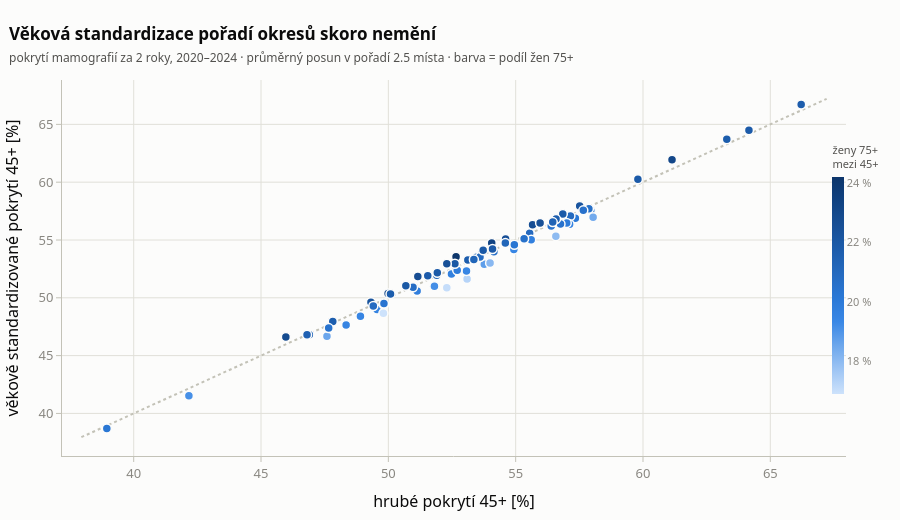

Notebook code for this chart:
### Code cell
sc = go.Figure()
sc.add_trace(go.Scatter(x=[S.m_hruby.min() - 1, S.m_hruby.max() + 1],
                        y=[S.m_hruby.min() - 1, S.m_hruby.max() + 1], mode="lines",
                        line=dict(color=AXIS, dash="dot"), hoverinfo="skip",
                        name="beze změny"))
sc.add_trace(go.Scatter(
    x=S.m_hruby, y=S.m_std, mode="markers", name="okres",
    marker=dict(size=9, color=S.podil_75, colorscale=BLUES, line=dict(color=SURFACE, width=1.5),
                colorbar=skala("ženy 75+<br>mezi 45+")),
    customdata=np.c_[S.okres, S.podil_75.round(1), posun],
    hovertemplate=("<b>%{customdata[0]}</b><br>hrubé %{x:.1f} %<br>standardizované %{y:.1f} %"
                   "<br>žen 75+: %{customdata[1]} %<br>posun v pořadí %{customdata[2]:+.0f}"
                   "<extra></extra>")))
sc.update_layout(**layout(
    "Věková standardizace pořadí okresů skoro nemění",
    f"pokrytí mamografií za 2 roky, 2020–2024 · průměrný posun v pořadí "
    f"{posun.abs().mean():.1f} místa · barva = podíl žen 75+"))
sc.update_layout(height=520, xaxis_title="hrubé pokrytí 45+ [%]",
                 yaxis_title="věkově standardizované pokrytí 45+ [%]", showlegend=False,
                 margin=dict(l=60, r=30, t=80, b=60))
sc.write_html(OUT / "standardizace.html", include_plotlyjs="cdn")
sc

### Figure 1 — Plotly figure (JSON) as saved in the notebook; plotly's stock layout.template omitted (floating-point values rounded to 4 significant figures; data arrays with more than 128 entries replaced by an {"elided": "..."} marker saying what was removed)
{"data": [{"hoverinfo": "skip", "line": {"color": "#c3c2b7", "dash": "dot"}, "mode": "lines", "name": "beze změny", "type": "scatter", "x": [37.94, 67.21], "y": [37.94, 67.21]}, {"customdata": {"elided": "77x3 mixed values"}, "hovertemplate": "<b>%{customdata[0]}</b><br>hrubé %{x:.1f} %<br>standardizované %{y:.1f} %<br>žen 75+: %{customdata[1]} %<br>posun v pořadí %{customdata[2]:+.0f}<extra></extra>", "marker": {"color": [22.29, 20.49, 20.21, 20.16, 21.3, 21.83, 19.77, 19.68, 19.52, 17.06, 17.33, 21.01, 20.96, 20.64, 17.99, 21.34, 22.82, 19.58, 21.65, 21.94, 19.47, 21.7, 22.92, 20.35, 19.19, 20.91, 16.93, 19.14, 20.77, 18.78, 19.75, 18.08, 20.0, 18.57, 19.41, 19.39, 20.48, 18.46, 21.12, 20.36, 22.84, 23.32, 21.74, 22.57, 21.65, 21.43, 21.65, 21.89, 20.7, 20.88, 21.98, 21.22, 23.07, 21.73, 22.22, 22.64, 24.21, 21.22, 20.59, 21.99, 21.02, 19.95, 20.23, 21.87, 21.99, 22.56, 21.39, 21.75, 22.7, 21.9, 22.53, 19.46, 20.43, 21.51, 20.27, 20.56, 21.88], "colorbar": {"len": 0.72, "outlinewidth": 0, "thickness": 12, "tickfont": {"color": "#898781", "size": 11}, "ticksuffix": " %", "title": {"font": {"color": "#52514e", "size": 11}, "side": "top", "text": "ženy 75+<br>mezi 45+"}, "x": 0.97, "xanchor": "left", "y": 0.5}, "colorscale": [[0.0, "#cde2fb"], [0.1111, "#9ec5f4"], [0.2222, "#6da7ec"], [0.3333, "#3987e5"], [0.4444, "#2a78d6"], [0.5556, "#256abf"], [0.6667, "#1c5cab"], [0.7778, "#184f95"], [0.8889, "#104281"], [1.0, "#0d366b"]], "line": {"color": "#fcfcfb", "width": 1.5}, "size": 9}, "mode": "markers", "name": "okres", "type": "scatter", "x": [49.32, 56.4, 57.95, 57.34, 51.9, 51.55, 51.13, 52.48, 48.34, 52.29, 53.09, 55.55, 57.15, 57.88, 56.58, 54.58, 55.69, 49.56, 47.82, 56.85, 57.12, 53.12, 49.99, 49.82, 51.81, 49.41, 49.81, 42.17, 50.97, 53.77, 55.61, 53.99, 57.01, 47.59, 53.07, 54.93, 56.76, 58.04, 46.9, 49.83, 45.97, 54.06, 50.08, 54.6, 53.68, 53.46, 56.58, 59.8, 54.15, 53.6, 53.72, 54.59, 61.14, 66.21, 57.51, 55.66, 52.66, 53.36, 55.33, 50.69, 52.64, 52.7, 38.94, 64.16, 52.61, 55.96, 56.46, 63.29, 51.16, 51.92, 52.29, 48.9, 47.66, 46.81, 54.95, 57.66, 54.09], "y": [49.61, 56.2, 57.56, 56.87, 51.95, 51.9, 50.59, 52.05, 47.65, 50.87, 51.63, 55.58, 57.07, 57.69, 55.33, 54.77, 56.34, 48.99, 47.95, 57.26, 56.37, 53.28, 50.38, 49.42, 51.01, 49.3, 48.67, 41.52, 50.91, 52.9, 55.02, 53.0, 56.47, 46.68, 52.33, 54.19, 56.39, 56.97, 46.81, 49.5, 46.62, 54.74, 50.34, 55.08, 53.89, 53.5, 56.81, 60.25, 53.99, 53.52, 54.1, 54.73, 61.95, 66.72, 57.94, 56.32, 53.56, 53.32, 55.1, 51.05, 52.71, 52.38, 38.71, 64.49, 52.95, 56.47, 56.55, 63.72, 51.84, 52.17, 52.94, 48.41, 47.38, 46.8, 54.58, 57.57, 54.22]}], "layout": {"font": {"color": "#0b0b0b", "family": "system-ui, -apple-system, Segoe UI, sans-serif", "size": 13}, "height": 520, "hoverlabel": {"bgcolor": "white", "bordercolor": "#c3c2b7", "font": {"family": "system-ui, -apple-system, Segoe UI, sans-serif", "size": 12.5}}, "margin": {"b": 60, "l": 60, "r": 30, "t": 80}, "paper_bgcolor": "#fcfcfb", "plot_bgcolor": "#fcfcfb", "showlegend": false, "title": {"font": {"size": 17}, "text": "<b>Věková standardizace pořadí okresů skoro nemění</b><br><span style=\"font-size:12px;color:#52514e\">pokrytí mamografií za 2 roky, 2020–2024 · průměrný posun v pořadí 2.5 místa · barva = podíl žen 75+</span>", "x": 0.01, "xanchor": "left"}, "xaxis": {"gridcolor": "#e1e0d9", "linecolor": "#c3c2b7", "tickcolor": "#c3c2b7", "tickfont": {"color": "#898781"}, "ticks": "outside", "title": {"text": "hrubé pokrytí 45+ [%]"}, "zeroline": false}, "yaxis": {"gridcolor": "#e1e0d9", "linecolor": "#c3c2b7", "tickcolor": "#c3c2b7", "tickfont": {"color": "#898781"}, "ticks": "outside", "title": {"text": "věkově standardizované pokrytí 45+ [%]"}, "zeroline": false}}}
